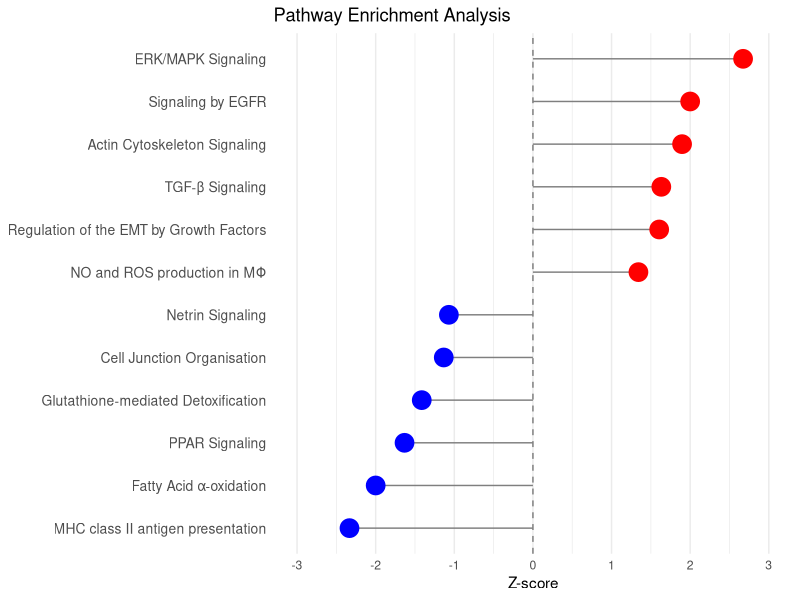

Recreate this plot in R.
# Load required libraries
library(ggplot2)
library(dplyr)

# Create the data frame
data <- data.frame(
  Pathway = c("ERK/MAPK Signaling", "Signaling by EGFR", "Actin Cytoskeleton Signaling", 
              "TGF-β Signaling", "Regulation of the EMT by Growth Factors", 
              "NO and ROS production in MΦ", "Netrin Signaling", 
              "Cell Junction Organisation", "Glutathione-mediated Detoxification", 
              "PPAR Signaling", "Fatty Acid α-oxidation", "MHC class II antigen presentation"),
  Zscore = c(2.673, 2, 1.897, 1.633, 1.606, 1.342, -1.069, -1.134, -1.414, -1.633, -2, -2.333)
)

# Order the data by Z-score
data <- data %>% arrange(Zscore)

# Create the lollipop plot
ggplot(data, aes(x = Zscore, y = reorder(Pathway, Zscore))) +
  geom_segment(aes(x = 0, xend = Zscore, y = Pathway, yend = Pathway), 
               color = "grey50") +
  geom_point(aes(color = Zscore > 0), size = 6) +
  scale_color_manual(values = c("blue", "red")) +
  labs(x = "Z-score", y = NULL, title = "Pathway Enrichment Analysis") +
  theme_minimal() +
  theme(
    legend.position = "none",
    panel.grid.major.y = element_blank(),
    panel.grid.minor.y = element_blank(),
    axis.text.y = element_text(size = 10)
  ) +
  scale_x_continuous(limits = c(-3, 3), breaks = seq(-3, 3, 1)) +
  geom_vline(xintercept = 0, linetype = "dashed", color = "grey50")
